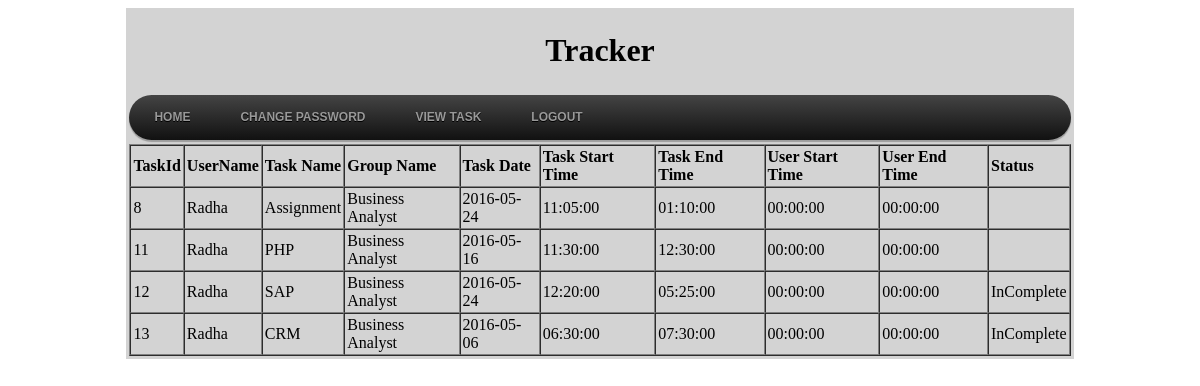
The app's page /Tracker/ViewUserTask.php (signed in) with its own data.
### tables this page shows
CREATE TABLE IF NOT EXISTS `report_tracker` (
  `GroupName` varchar(30) NOT NULL,
  `LoginId` varchar(30) NOT NULL,
  `UserName` varchar(30) NOT NULL,
  `UserDate` timestamp NOT NULL,
  `UserStartTime` time NOT NULL,
  `UserEndTime` time NOT NULL,
  `TaskId` int(11) NOT NULL,
  `TaskName` varchar(20) NOT NULL,
  `TaskDate` date NOT NULL,
  `TaskStartTime` time NOT NULL,
  `TaskEndTime` time NOT NULL,
  `Status` varchar(40) NOT NULL,
  PRIMARY KEY (`GroupName`,`LoginId`,`TaskId`),
  KEY `ReportLoginId` (`LoginId`),
  KEY `TaskId` (`TaskId`),
  KEY `TaskId_2` (`TaskId`)
);

### Tracker/ViewUserTask.php (the view, shortened to what this page needs)
<?php
include ("UserHeader.php");
include ("config.php");
$loginId = $_SESSION ["LoginId"];
$sqlQuery = "select * from report_tracker where LoginId='$loginId'";
$resultQuery = mysqli_query ( $conn, $sqlQuery );
?>
	<tr>
		<td>
			<table width="100%" border="1" cellspacing="0" cellpadding="2">
				<tr>
					<td><b>TaskId</b></td>
					<td class="te"><b>UserName </b></td>
					<td class="te"><b>Task Name </b></td>
					<td class="te"><b>Group Name</b></td>
					<td class="te"><b>Task Date</b></td>
					<td class="te"><b>Task Start Time</b></td>
					<td class="te"><b>Task End Time</b></td>
					<td class="te"><b>User Start Time</b></td>
					<td class="te"><b>User End Time</b></td>
					<td class="te"><b>Status</b></td>
				</tr>
           <?php while($result=mysqli_fetch_array($resultQuery)){?>
               <tr>
            	<td><?php echo $result["TaskId"]; ?></td>
					<td><?php echo $result["UserName"]; ?></td>
					<td><?php echo $result["TaskName"]; ?></td>
					<td><?php echo $result["GroupName"]; ?></td>
					<td><?php echo $result["TaskDate"]; ?></td>
					<td><?php echo $result["TaskStartTime"]; ?></td>
					<td><?php echo $result["TaskEndTime"]; ?></td>
					<td><?php echo $result["UserStartTime"]; ?></td>
					<td><?php echo $result["UserEndTime"]; ?></td>
					<td><?php echo $result["Status"]; ?></td>
				</tr>
           <?php } ?>
			</table>
		</td>
	</tr>
</table>
</body>
</html>

### records on screen
report_tracker: TaskId "8", UserName "Radha", TaskName "Assignment", GroupName "Business Analyst", TaskDate "2016-05-24", TaskStartTime "11:05:00", TaskEndTime "01:10:00", UserStartTime "00:00:00", UserEndTime "00:00:00"
report_tracker: TaskId "11", UserName "Radha", TaskName "PHP", GroupName "Business Analyst", TaskDate "2016-05-16", TaskStartTime "11:30:00", TaskEndTime "12:30:00", UserStartTime "00:00:00", UserEndTime "00:00:00"
report_tracker: TaskId "12", UserName "Radha", TaskName "SAP", GroupName "Business Analyst", TaskDate "2016-05-24", TaskStartTime "12:20:00", TaskEndTime "05:25:00", UserStartTime "00:00:00", UserEndTime "00:00:00", Status "InComplete"
report_tracker: TaskId "13", UserName "Radha", TaskName "CRM", GroupName "Business Analyst", TaskDate "2016-05-06", TaskStartTime "06:30:00", TaskEndTime "07:30:00", UserStartTime "00:00:00", UserEndTime "00:00:00", Status "InComplete"
